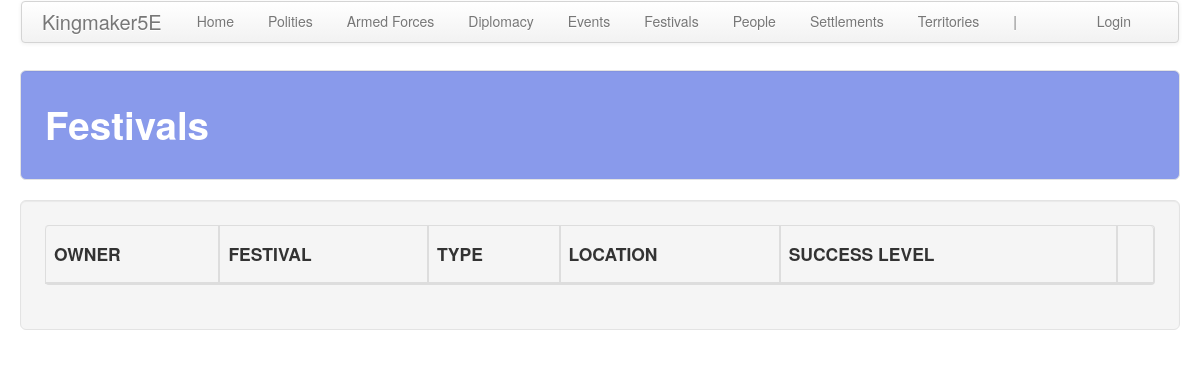
Page /festivals/ on the earlier database version.
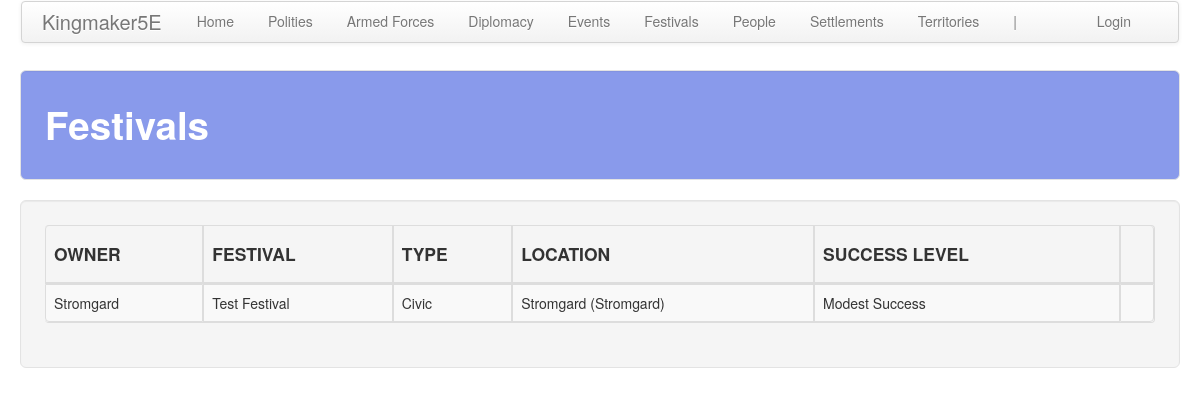
Same page on the later database version.
### festivals/models.py (models this page shows, shortened)
class Festival(models.Model):
    polity = models.ForeignKey(
        'polity.Polity', on_delete=models.CASCADE,
        related_name='festival', related_query_name='festival'
    )
    name = models.CharField(max_length=default_max_length)
    type = models.ForeignKey(
        Type, on_delete=models.CASCADE,
        related_name='festival', related_query_name='festival'
    )
    desc = models.TextField(blank=True)
    target_settlement = models.ForeignKey(
        'settlements.Settlement', on_delete=models.CASCADE, null=True, blank=True,
        related_name='festival', related_query_name='festival'
    )
    target_hex = models.ForeignKey(
        'territory.Territory', on_delete=models.CASCADE, null=True, blank=True,
        related_name='festival', related_query_name='festival'
    )
    success_level = models.ForeignKey(
        SuccessLevel, on_delete=models.CASCADE,
        related_name='festival', related_query_name='festival'
    )

class Type(models.Model):
    name = models.CharField(max_length=default_max_length)
    desc = models.TextField(blank=True)
    law_bonus = models.IntegerField(default=0)
    cri_bonus = models.IntegerField(default=0)
    soc_bonus = models.IntegerField(default=0)
    sta_bonus = models.IntegerField(default=0)

class SuccessLevel(models.Model):
    name = models.CharField(max_length=default_max_length)
    effect_mult = models.FloatField(default=1.0)
    def __str__(self):
        return self.name

### polity/models.py (models this page shows, shortened)
class Polity(models.Model):
    name = models.CharField(max_length=default_max_length)
    government = models.ForeignKey(
        Government, on_delete=models.CASCADE,
        related_name='polity', related_query_name='polity')
    alignment_lc = models.ForeignKey(
        AlignmentLC, on_delete=models.CASCADE,
        related_name='polity', related_query_name='polity')
    alignment_ge = models.ForeignKey(
        AlignmentGE, on_delete=models.CASCADE,
        related_name='polity', related_query_name='polity')
    treasury = models.IntegerField(default=0)
    unrest = models.IntegerField(default=0)
    fame = models.IntegerField(default=0)
    infamy = models.IntegerField(default=0)
    desc = models.TextField(default="", blank=True)
    tax_edict = models.ForeignKey(
        'core.TaxEdict', on_delete=models.CASCADE,
        related_name='polity', related_query_name='polity')
    promotion_edict = models.ForeignKey(
        'core.PromotionEdict', on_delete=models.CASCADE,
        related_name='polity', related_query_name='polity')
    holiday_edict = models.ForeignKey(
        'core.HolidayEdict', on_delete=models.CASCADE,
        related_name='polity', related_query_name='polity')
    recruitment_edict = models.ForeignKey(
        'core.RecruitmentEdict', on_delete=models.CASCADE,
        related_name='polity', related_query_name='polity')
    ruler_attribute_1 = models.ForeignKey(
        Attribute, on_delete=models.CASCADE, null=True, blank=True,
        related_name='polity_ruler_1', related_query_name='polity_ruler_1')
    ruler_attribute_2 = models.ForeignKey(
        Attribute, on_delete=models.CASCADE, null=True, blank=True,
        related_name='polity_ruler_2', related_query_name='polity_ruler_2')
    ruler_attribute_3 = models.ForeignKey(
        Attribute, on_delete=models.CASCADE, null=True, blank=True,
        related_name='polity_ruler_3', related_query_name='polity_ruler_3')
    spymaster_attribute = models.ForeignKey(
        Attribute, on_delete=models.CASCADE, null=True, blank=True,
        related_name='polity_spymaster', related_query_name='polity_spymaster')

### settlements/models.py (models this page shows)
class Settlement(models.Model):
    territory = models.ForeignKey(
        'territory.Territory', on_delete=models.CASCADE,
        related_name='settlement', related_query_name='settlement'
    )
    name = models.CharField(max_length=default_max_length)
    districts = models.IntegerField(default=0)
    capital = models.BooleanField(default=False)
    def __str__(self):
        return "%s (%s)" % (self.name, self.territory.polity.name)

### territory/models.py (models this page shows, shortened)
class Territory(models.Model):
    polity = models.ForeignKey(
        'polity.Polity', on_delete=models.CASCADE,
        related_name='territory', related_query_name='territory'
    )
    hex = models.CharField(max_length=20, null=True)
    type = models.ForeignKey(
        Type, on_delete=models.CASCADE,
        related_name='territory', related_query_name='territory'
    )
    features = models.ManyToManyField(
        Feature, related_name='territory', related_query_name='territory',
        blank=True,
    )
    improvements = models.ManyToManyField(
        Improvement, related_name='territory', related_query_name='territory',
        blank=True,
    )

### festivals/views.py (the view)
# urls.py: path('', views.festivals, name='festivals'),
def festivals(request):
    return show_all_items(
        request, app_name, a_obj, a_plural, sort='polity__name', sort_2='name'
    )

### festivals/templates/festivals/festivals.html (shortened to what this page needs)
<!DOCTYPE html>
{% extends 'festivals/base.html' %}
{% block table_header %}
    <th class="th_ccell"><h4>OWNER</h4></th>
    <th class="th_ccell"><h4>FESTIVAL</h4></th>
    <th class="th_ccell"><h4>TYPE</h4></th>
    <th class="th_ccell"><h4>LOCATION</h4></th>
    <th class="th_ccell"><h4>SUCCESS LEVEL</h4></th>
    <th class="th_ccell"><h4></h4></th>
{% endblock %}
{% block table_body %}
    {% for festival in festivals %}
        <tr>
            <td>{{ festival.polity.name }}</td>
            <td>{{ festival.name }}</td>
            <td>{{ festival.type.name }}</td>
            <td>
                {% if festival.target_settlement is not None %}
                    {{ festival.target_settlement }}
                {% else %}
                    {{ festival.target_hex }}
                {% endif %}
            </td>
            <td>{{ festival.success_level }}</td>
            <td>
            </td>
        </tr>
    {% endfor %}
{% endblock %}

Differences in the rows shown:
added Festival: polity.name "Stromgard", name "Test Festival", type.name "Civic", target_settlement "Stromgard (Stromgard)", success_level "Modest Success"
